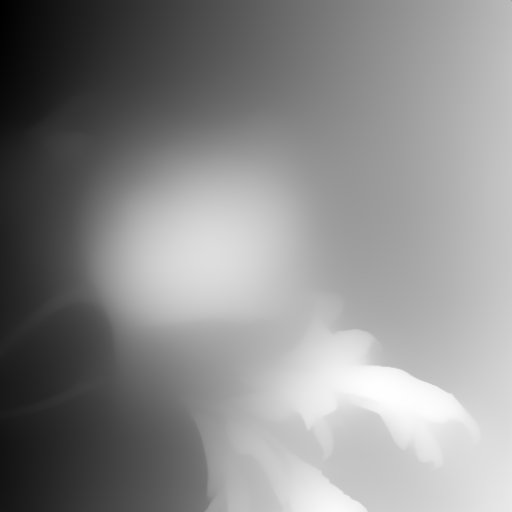
#> input picture data/DA2/poney.png, 512 x 512 px
$ python point_selector.py
#> lines starting #> are read from the running program, lines starting #| are printed output that depends on the picture
import numpy as np
import matplotlib.pyplot as plt
from matplotlib.figure import Figure
from matplotlib.backends.backend_agg import FigureCanvasAgg
from PIL import Image
import matplotlib.patches as patches
import json
import os
from datetime import datetime
from matplotlib.widgets import Button, Slider, TextBox
import matplotlib as mpl

# 設置中文字體顯示
plt.rcParams['font.sans-serif'] = ['Microsoft YaHei', 'SimHei', 'SimSun', 'Heiti TC', 'sans-serif']
plt.rcParams['axes.unicode_minus'] = False  # 正確顯示負號

class PointSelector:
    def __init__(self, image_path):
#> called with image_path = 'data/DA2/poney.png'
        self.image_path = image_path
        self.image = np.array(Image.open(image_path))
#> self.image is the input picture: shape (512, 512, 3); min 0, max 255, mean 138.4
        self.points = []  # 儲存選取的點 [(x, y), ...]
        self.markers = []  # 儲存標記物件
        self.point_values = []  # 儲存每個點的數值
        self.sliders = []  # 儲存每個點的滑桿
        self.min_value = 0  # 最小值
        self.max_value = 1  # 最大值，適合深度圖的0-1範圍

        # 創建圖形和軸 - 使用GridSpec更好地控制布局
        self.fig = plt.figure(figsize=(16, 8))
        gs = self.fig.add_gridspec(1, 2, width_ratios=[1, 1])

        # 左側放圖片
        self.ax = self.fig.add_subplot(gs[0, 0])

        # 右側區域用於滑桿和標籤
        self.controls_area = self.fig.add_subplot(gs[0, 1])
        self.controls_area.set_title('點數值調整')

        # 完全隱藏右側區域的所有軸線
        self.controls_area.spines['right'].set_visible(False)
        self.controls_area.spines['top'].set_visible(False)
        self.controls_area.spines['left'].set_visible(False)
        self.controls_area.spines['bottom'].set_visible(False)
        self.controls_area.set_xticks([])
        self.controls_area.set_yticks([])

        # 設置控制區域的座標範圍
        self.controls_area.set_xlim(0, 1)
        self.controls_area.set_ylim(0, 1)

        # 顯示圖片
        self.ax.imshow(self.image)
        self.ax.set_title('點擊圖片以選擇位置 (按 s 儲存)')

        # 添加按鈕 - 移至整個視窗的左上角
        btn_width = 0.06
        btn_height = 0.05
        btn_spacing = 0.01

        # 計算按鈕在figure中的位置（整個視窗的左上角）
        save_x = 0.01
        clear_x = save_x + btn_width + btn_spacing
        undo_x = clear_x + btn_width + btn_spacing
        btn_y = 0.94  # 接近頂部

        self.ax_save = plt.axes([save_x, btn_y, btn_width, btn_height])
        self.ax_clear = plt.axes([clear_x, btn_y, btn_width, btn_height])
        self.ax_undo = plt.axes([undo_x, btn_y, btn_width, btn_height])

        self.btn_save = Button(self.ax_save, '儲存')
        self.btn_clear = Button(self.ax_clear, '清除')
        self.btn_undo = Button(self.ax_undo, '復原')

        self.btn_save.on_clicked(self.save_points)
        self.btn_clear.on_clicked(self.clear_points)
        self.btn_undo.on_clicked(self.undo_point)

        # 添加最大最小值設置
        self.ax_min_label = plt.axes([0.7, 0.05, 0.05, 0.04])
        self.ax_min_label.text(0.5, 0.5, '最小值:', ha='center', va='center')
        self.ax_min_label.axis('off')

        self.ax_min = plt.axes([0.75, 0.05, 0.05, 0.04])
        self.txt_min = TextBox(self.ax_min, '', initial='0')
        self.txt_min.on_submit(self.update_min_value)

        self.ax_max_label = plt.axes([0.85, 0.05, 0.05, 0.04])
        self.ax_max_label.text(0.5, 0.5, '最大值:', ha='center', va='center')
        self.ax_max_label.axis('off')

        self.ax_max = plt.axes([0.9, 0.05, 0.05, 0.04])
        self.txt_max = TextBox(self.ax_max, '', initial='1')
        self.txt_max.on_submit(self.update_max_value)

        # 連接點擊事件
        self.cid = self.fig.canvas.mpl_connect('button_press_event', self.on_click)
        self.kid = self.fig.canvas.mpl_connect('key_press_event', self.on_key)

        # 初始化滑桿顯示區域
        self.update_sliders()

    # [26 lines left out: functions update_min_value, update_max_value, update_sliders_range, not called in this run]

    def update_sliders(self):
        # 清除現有的滑桿
        for slider in self.sliders:
            slider.ax.remove()
        self.sliders = []

        # 清除右側區域
        self.controls_area.clear()
        self.controls_area.set_title('點數值調整')

        # 隱藏所有軸線和刻度
        self.controls_area.set_xticks([])
        self.controls_area.set_yticks([])
        self.controls_area.spines['right'].set_visible(False)
        self.controls_area.spines['top'].set_visible(False)
        self.controls_area.spines['left'].set_visible(False)
        self.controls_area.spines['bottom'].set_visible(False)

        # 設置控制區域的座標範圍
        self.controls_area.set_xlim(0, 1)
        self.controls_area.set_ylim(0, 1)

        # 獲取controls_area在圖表中的位置和大小
        bbox = self.controls_area.get_position()
        controls_x = bbox.x0
        controls_y = bbox.y0
        controls_width = bbox.width
        controls_height = bbox.height

        # 確保點值列表與點的數量一致
        while len(self.point_values) < len(self.points):
            self.point_values.append(0.5 * (self.min_value + self.max_value))  # 默認值為範圍中間值

        # 如果沒有點，則顯示提示訊息
        if len(self.points) == 0:
            self.controls_area.text(0.5, 0.5, '在左側圖片上點擊以添加點',
                                    ha='center', va='center', transform=self.controls_area.transAxes)
            self.fig.canvas.draw()
            return

        # 計算顯示的點數量（限制最多顯示點的數量）
        num_points_to_show = min(len(self.points), 20)

        # 計算每個滑桿的垂直位置（從上到下均勻分布）
        y_positions = np.linspace(0.9, 0.15, num_points_to_show)

        # 滑桿參數 - 調整為controls_area內的相對位置
        slider_left = 0.35  # 滑桿左邊緣位置 (相對於controls_area)
        slider_width = 0.4  # 滑桿寬度
        slider_height = 0.02  # 滑桿高度 (相對於controls_area)

        # 在右側顯示數值範圍
        self.controls_area.text(0.5, 0.05, f'最小值: {self.min_value}     最大值: {self.max_value}',
                             ha='center', va='center', transform=self.controls_area.transAxes)

        # 為每個點創建標籤和滑桿
        for i, (x, y) in enumerate(self.points):
            if i >= num_points_to_show:  # 超過顯示限制
                break

            # 當前點的垂直位置
            y_pos = y_positions[i]

            # 創建點的標籤文字 (放在滑桿左側)
            label = f'點 {i+1} ({x},{y})'
            self.controls_area.text(slider_left - 0.05, y_pos, label,
                                    ha='right', va='center',
                                    transform=self.controls_area.transAxes)

            # 計算滑桿在figure中的實際位置
            slider_fig_left = controls_x + slider_left * controls_width
            slider_fig_bottom = controls_y + (y_pos - slider_height/2) * controls_height
            slider_fig_width = slider_width * controls_width
            slider_fig_height = slider_height * controls_height

            # 創建滑桿（使用figure座標系）
            ax_slider = self.fig.add_axes([slider_fig_left, slider_fig_bottom,
                                          slider_fig_width, slider_fig_height])

            # 創建滑桿
            slider = Slider(
                ax_slider, '',
                self.min_value, self.max_value,
                valinit=self.point_values[i]
            )

            # 自定義滑桿外觀
            slider.valtext.set_visible(False)  # 隱藏滑桿自帶的數值顯示

            # 創建數值顯示（滑桿右側）
            value_text = self.controls_area.text(slider_left + slider_width + 0.02, y_pos, f'{self.point_values[i]:.3f}',
                                                ha='left', va='center',
                                                transform=self.controls_area.transAxes,
                                                fontsize=10, fontweight='bold',
                                                bbox=dict(boxstyle='round,pad=0.3', facecolor='lightblue', alpha=0.7))

            # 設置滑桿更新函數
            # [4 lines left out: function update_value, not called in this run]

            slider.on_changed(update_value)
            self.sliders.append(slider)

        # 調整圖表布局
        self.fig.tight_layout(pad=3.0)

        self.fig.canvas.draw()

    # [46 lines left out: function on_click, not called in this run]

    def on_key(self, event):
        if event.key == 's':
            self.save_points(event)

    # [131 lines left out: functions save_points, clear_points, undo_point, not called in this run]

    def run(self):
        plt.show()
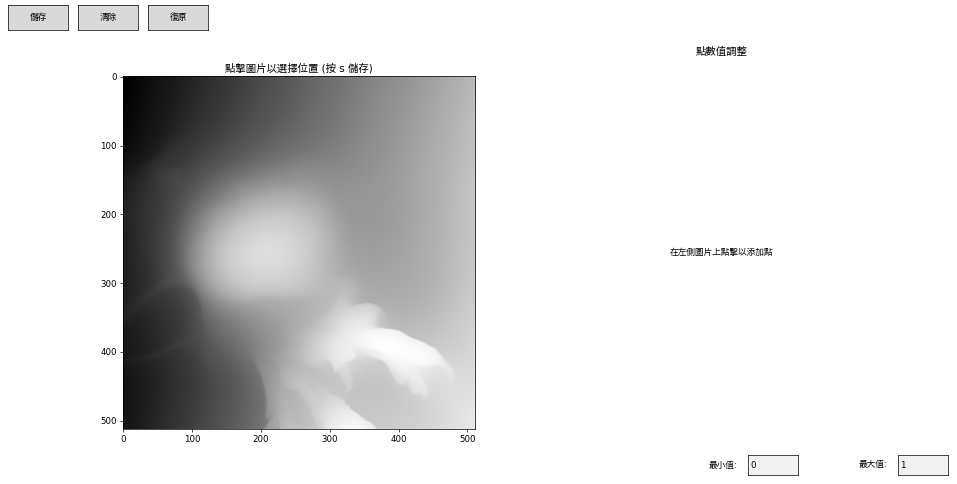
#> figure drawn by matplotlib, 3 panels


if __name__ == "__main__":
    # 設置圖片路徑
    project_root = os.path.dirname(os.path.dirname(os.path.dirname(os.path.abspath(__file__))))
    image_path = os.path.join(project_root, 'data', 'DA2', 'poney.png')

    # 創建並運行點選器
    selector = PointSelector(image_path)
    selector.run()

    # 程式結束時顯示選取的點
    print("選取的點座標和深度值:")
    for i, ((x, y), val) in enumerate(zip(selector.points, selector.point_values)):
        print(f"點 {i+1}: 座標=({x}, {y}), 深度值={val:.3f}")

$ run again, with data/DA2/0610_00001_.png copied over data/DA2/poney.png
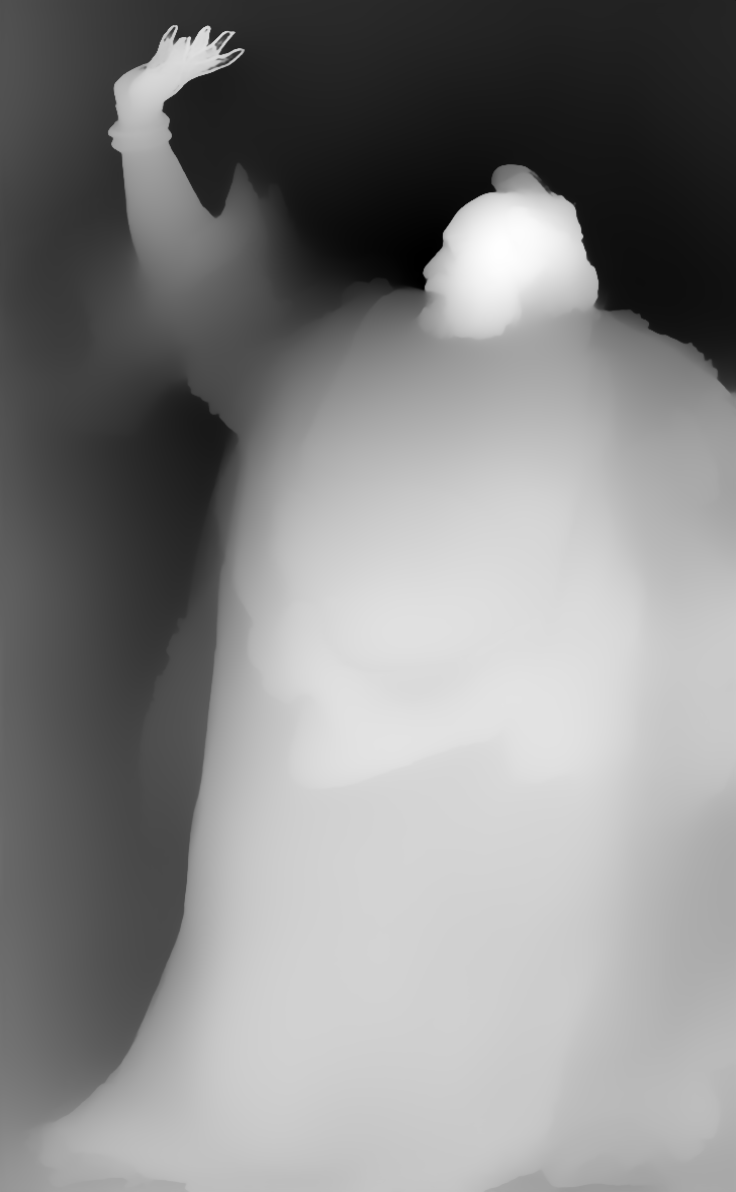
#> input picture data/DA2/0610_00001_.png, 736 x 1192 px
#> in __init__, self.image is the input picture: shape (1192, 736, 3); min 0, max 255, mean 134.7
#> in run, `plt.show()`:
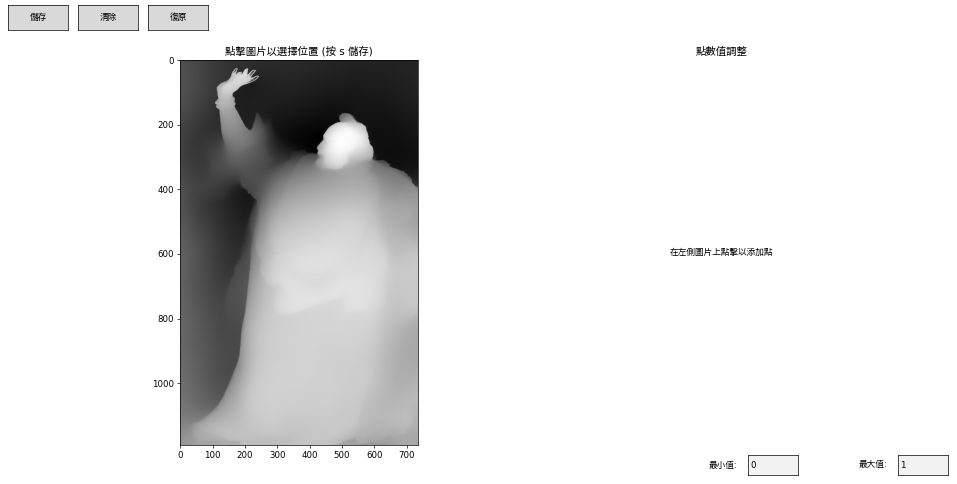
#> figure drawn by matplotlib, 3 panels

$ run again, with data/DA2/0610_00002_.png copied over data/DA2/poney.png
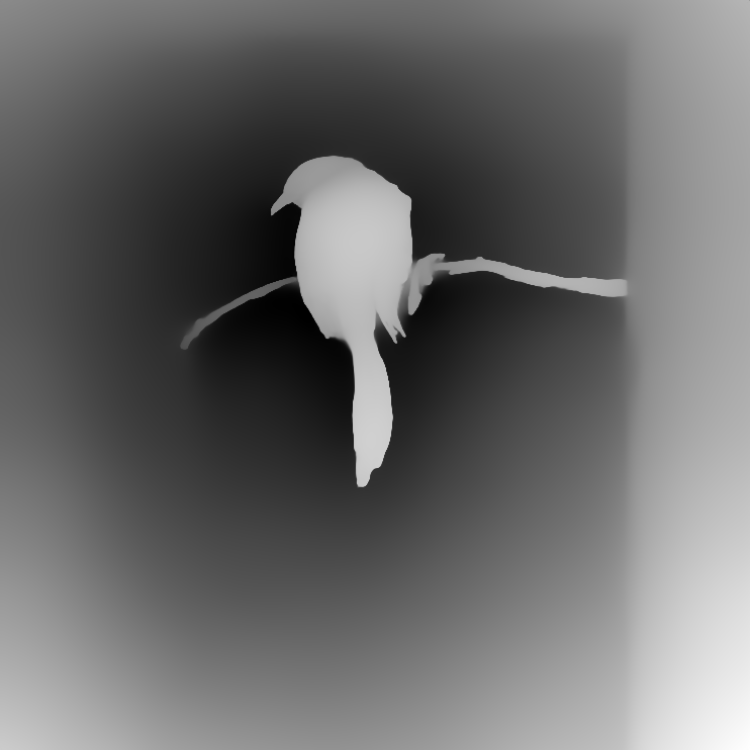
#> input picture data/DA2/0610_00002_.png, 750 x 750 px
#> in __init__, self.image is the input picture: shape (750, 750, 3); min 0, max 255, mean 105.1
#> in run, `plt.show()`:
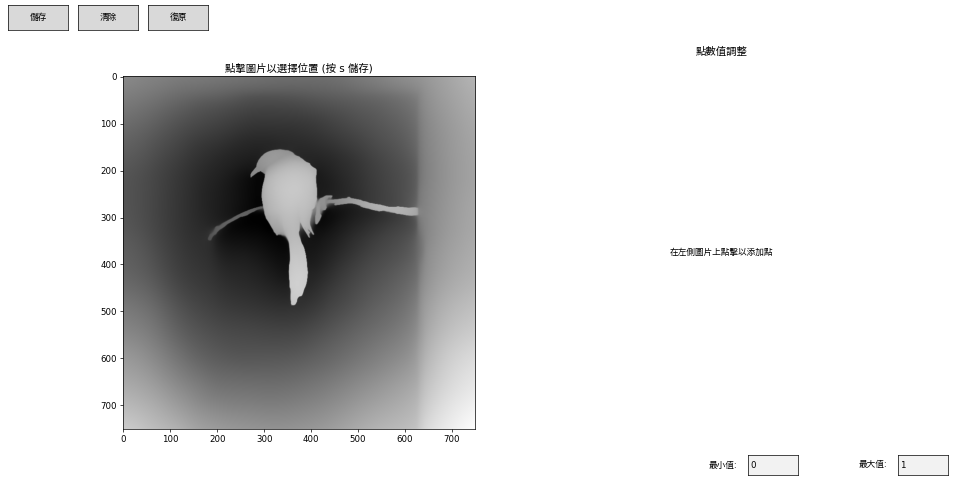
#> figure drawn by matplotlib, 3 panels
